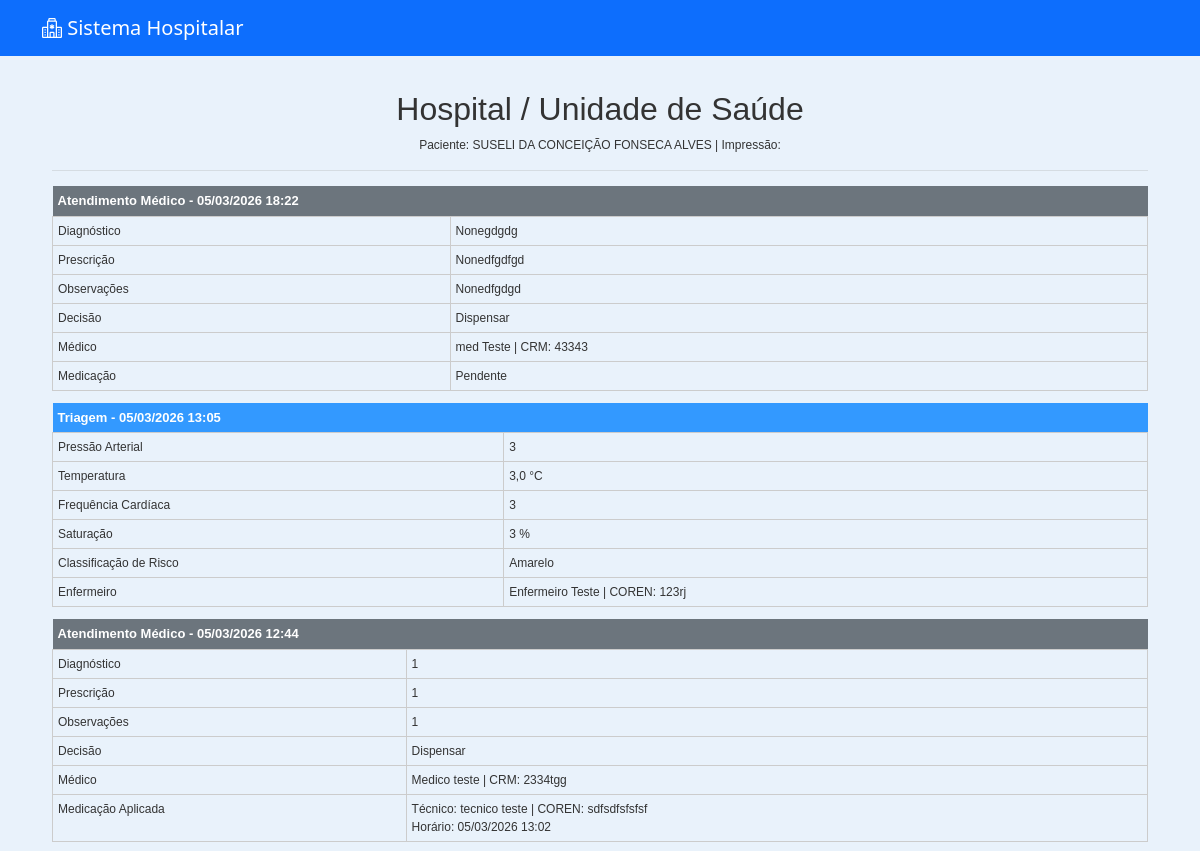
The app's page /pacientes/4/historico/ (upper part), older data.
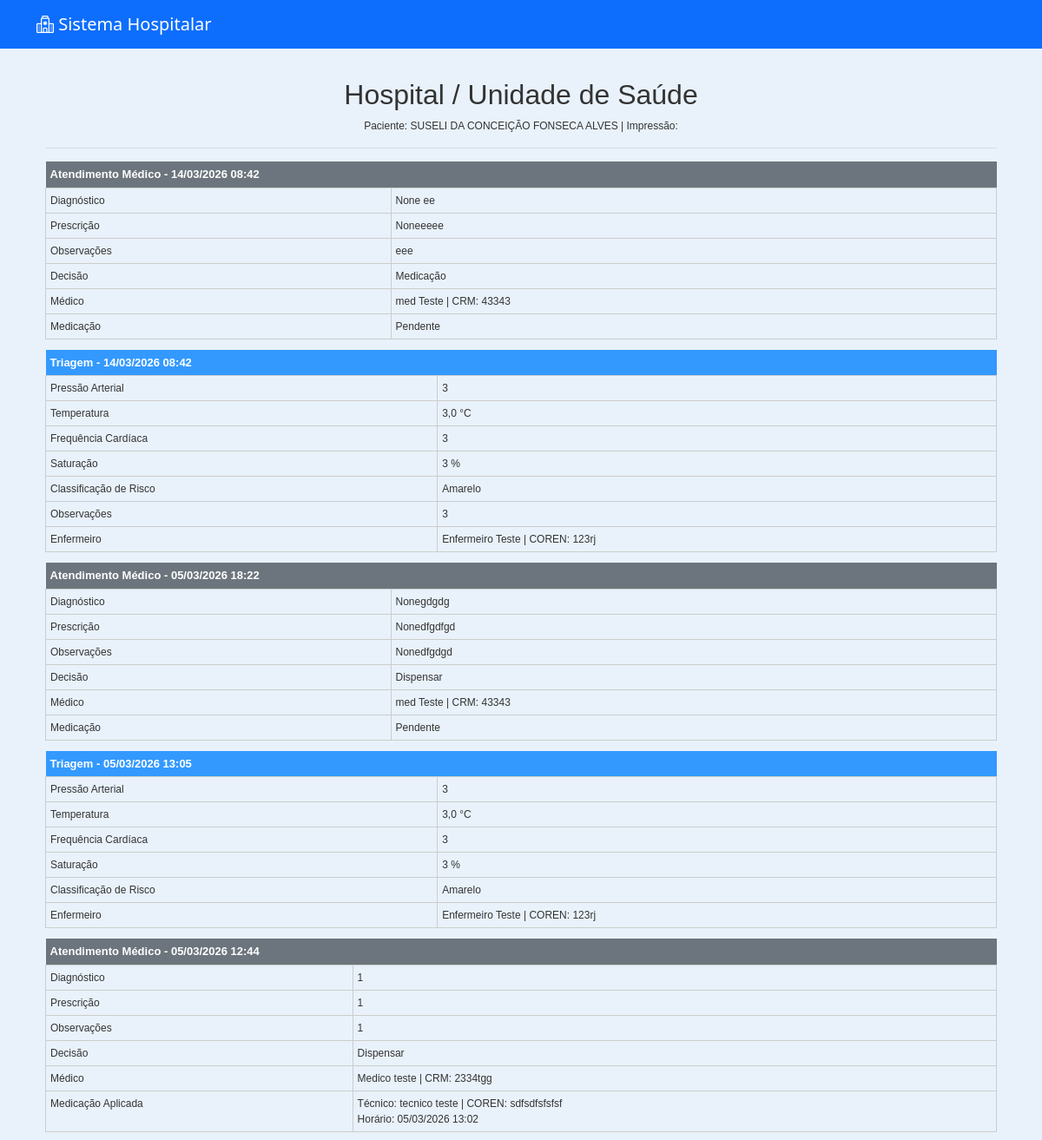
The same page, newer data.
### medico/models.py (models this page shows, shortened)
class Atendimento(models.Model):
    paciente = models.ForeignKey(
        Paciente,
        on_delete=models.CASCADE
    )
    medico = models.ForeignKey(
        Usuario,
        on_delete=models.SET_NULL,  # ⚠ Melhor que CASCADE
        null=True,
        related_name="atendimentos_realizados"
    )
    triagem = models.OneToOneField(
        Triagem,
        on_delete=models.CASCADE
    )
    diagnostico = models.TextField(blank=True, null=True)
    prescricao = models.TextField(blank=True, null=True)
    observacoes = models.TextField(blank=True, null=True)
    DECISAO_CHOICES = [
        ("dispensar", "Dispensar"),
        ("medicacao", "Medicação"),
        ("internacao", "Internação"),
        ("exames", "Exames"),
    ]
    decisao = models.CharField(
        max_length=20,
        choices=DECISAO_CHOICES,
        blank=True,
        null=True
    )
    medicacao_aplicada = models.BooleanField(default=False)
    tecnico_aplicou = models.ForeignKey(
        Usuario,
        on_delete=models.SET_NULL,
        null=True,
        blank=True,
        related_name="medicacoes_aplicadas"
    )
    horario_medicacao = models.DateTimeField(
        null=True,
        blank=True
    )
    data_atendimento = models.DateTimeField(auto_now_add=True)
    finalizado = models.BooleanField(default=False)

### usuarios/models.py (models this page shows, shortened)
class Usuario(AbstractUser):
    PERFIL_CHOICES = [
    ('administrador', 'Administrador'),
    ('medico', 'Médico'),
    ('enfermeiro', 'Enfermeiro'),
    ('tecnico', 'Técnico'),
    ('recepcao', 'Recepção'),
    ('laboratorio', 'Laboratório'),
    ('radiologia', 'Radiologia'),
    ]
    perfil = models.CharField(max_length=20, choices=PERFIL_CHOICES, default='recepcao')
    cpf = models.CharField("CPF", max_length=14, unique=True, blank=True, null=True)
    data_nascimento = models.DateField("Data de Nascimento", blank=True, null=True)
    telefone = models.CharField("Telefone", max_length=20, blank=True, null=True)
    endereco = models.CharField("Endereço", max_length=255, blank=True, null=True)
    cidade = models.CharField("Cidade", max_length=100, blank=True, null=True)
    estado = models.CharField("Estado", max_length=50, blank=True, null=True)
    cep = models.CharField("CEP", max_length=10, blank=True, null=True)
    crm = models.CharField("CRM", max_length=20, blank=True, null=True)
    coren = models.CharField("COREN", max_length=20, blank=True, null=True)

### triagem/models.py (models this page shows, shortened)
class Triagem(models.Model):
    RISCO_CHOICES = [
        ('Vermelho', 'Vermelho'),
        ('Laranja', 'Laranja'),
        ('Amarelo', 'Amarelo'),
        ('Verde', 'Verde'),
        ('Azul', 'Azul'),
    ]
    agendamento = models.OneToOneField(Agendamento, on_delete=models.CASCADE)
    paciente = models.ForeignKey(Paciente, on_delete=models.CASCADE)
    enfermeiro = models.ForeignKey(
        Usuario,
        on_delete=models.SET_NULL,
        null=True,
        blank=True,
        related_name="triagens_realizadas"
    )
    pressao_arterial = models.CharField(max_length=20)
    temperatura = models.DecimalField(max_digits=4, decimal_places=1)
    frequencia_cardiaca = models.IntegerField()
    saturacao = models.IntegerField()
    classificacao_risco = models.CharField(
        max_length=10,
        choices=RISCO_CHOICES,
        blank=True,
        null=True
    )
    observacoes = models.TextField(blank=True, null=True)
    atendido = models.BooleanField(default=False)
    data_triagem = models.DateTimeField(auto_now_add=True)
    entrou_fila = models.DateTimeField(null=True, blank=True)
    iniciou_atendimento = models.DateTimeField(null=True, blank=True)
    tempo_espera_minutos = models.IntegerField(null=True, blank=True)

### pacientes/views.py (the view)
# urls.py: path('<int:paciente_id>/historico/', views.imprimir_historico, name='imprimir_historico'),  # atenção: mesma URL que acima
def imprimir_historico(request, paciente_id):
    paciente = get_object_or_404(Paciente, id=paciente_id)
    historico = []
    triagens = Triagem.objects.filter(paciente=paciente).order_by('-data_triagem')
    for t in triagens:
        historico.append({
            'tipo': 'triagem',
            'data': t.data_triagem,
            'obj': t
        })
    atendimentos = Atendimento.objects.filter(paciente=paciente).order_by('-data_atendimento')
    for a in atendimentos:
        historico.append({
            'tipo': 'atendimento',
            'data': a.data_atendimento,
            'obj': a
        })
    historico.sort(key=lambda x: x['data'], reverse=True)
    context = {
        'paciente': paciente,
        'historico': historico,
    }
    return render(request, 'pacientes/historico_imprimir.html', context)

### pacientes/templates/pacientes/historico_imprimir.html (shortened to what this page needs)
{% extends 'usuarios/base.html' %}
{% block content %}
<div class="historico-container">
    <div class="historico-header">
        <h2>Hospital / Unidade de Saúde</h2>
        <p>Paciente: {{ paciente.nome }} | Impressão: {{ now|date:"d/m/Y H:i" }}</p>
        <hr>
    </div>
    {% if historico %}
        {% for item in historico %}
            <table class="historico-table">
                <thead>
                    <tr class="{% if item.tipo == 'triagem' %}triagem{% else %}atendimento{% endif %}">
                        <th colspan="2">
                            {% if item.tipo == 'triagem' %}Triagem{% else %}Atendimento Médico{% endif %} - {{ item.data|date:"d/m/Y H:i" }}
                        </th>
                    </tr>
                </thead>
                <tbody>
                    {% if item.tipo == 'triagem' %}
                        <tr><td>Pressão Arterial</td><td>{{ item.obj.pressao_arterial }}</td></tr>
                        <tr><td>Temperatura</td><td>{{ item.obj.temperatura }} °C</td></tr>
                        <tr><td>Frequência Cardíaca</td><td>{{ item.obj.frequencia_cardiaca }}</td></tr>
                        <tr><td>Saturação</td><td>{{ item.obj.saturacao }} %</td></tr>
                        <tr><td>Classificação de Risco</td><td>{{ item.obj.classificacao_risco }}</td></tr>
                        {% if item.obj.observacoes %}<tr><td>Observações</td><td>{{ item.obj.observacoes }}</td></tr>{% endif %}
                        {% if item.obj.enfermeiro %}<tr><td>Enfermeiro</td><td>{{ item.obj.enfermeiro.get_full_name }} | COREN: {{ item.obj.enfermeiro.coren|default:"Não cadastrado" }}</td></tr>{% endif %}
                    {% else %}
                        {% if item.obj.diagnostico %}<tr><td>Diagnóstico</td><td>{{ item.obj.diagnostico }}</td></tr>{% endif %}
                        {% if item.obj.prescricao %}<tr><td>Prescrição</td><td>{{ item.obj.prescricao }}</td></tr>{% endif %}
                        {% if item.obj.observacoes %}<tr><td>Observações</td><td>{{ item.obj.observacoes }}</td></tr>{% endif %}
                        {% if item.obj.get_decisao_display %}<tr><td>Decisão</td><td>{{ item.obj.get_decisao_display }}</td></tr>{% endif %}
                        {% if item.obj.medico %}<tr><td>Médico</td><td>{{ item.obj.medico.get_full_name }} | CRM: {{ item.obj.medico.crm|default:"Não cadastrado" }}</td></tr>{% endif %}
                        {% if item.obj.medicacao_aplicada %}
                            <tr><td>Medicação Aplicada</td>
                                <td>
                                    {% if item.obj.tecnico_aplicou %}Técnico: {{ item.obj.tecnico_aplicou.get_full_name }} | COREN: {{ item.obj.tecnico_aplicou.coren|default:"Não cadastrado" }}<br>{% endif %}
                                    {% if item.obj.horario_medicacao %}Horário: {{ item.obj.horario_medicacao|date:"d/m/Y H:i" }}{% endif %}
                                </td>
                            </tr>
                        {% else %}
                            <tr><td>Medicação</td><td>Pendente</td></tr>
                        {% endif %}
                    {% endif %}
                </tbody>
            </table>
        {% endfor %}
    {% else %}
        <p>Nenhum histórico encontrado.</p>
    {% endif %}
</div>
{% endblock %}

Row changes from the older to the newer data that the page shows:
added Atendimento: shows "Atendimento Médico", data "14/03/2026 08:42", obj.diagnostico "None ee", obj.prescricao "Noneeeee", obj.observacoes "eee", obj.decisao "Medicação", obj.medico.get_full_name "med Teste", obj.medico.crm "43343", medicacao_aplicada "Medicação"
added Triagem: shows "Triagem", data "14/03/2026 08:42", obj.pressao_arterial "3", obj.temperatura "3,0", obj.frequencia_cardiaca "3", obj.saturacao "3", obj.classificacao_risco "Amarelo", obj.observacoes "3", obj.enfermeiro.get_full_name "Enfermeiro Teste", obj.enfermeiro.coren "123rj"
